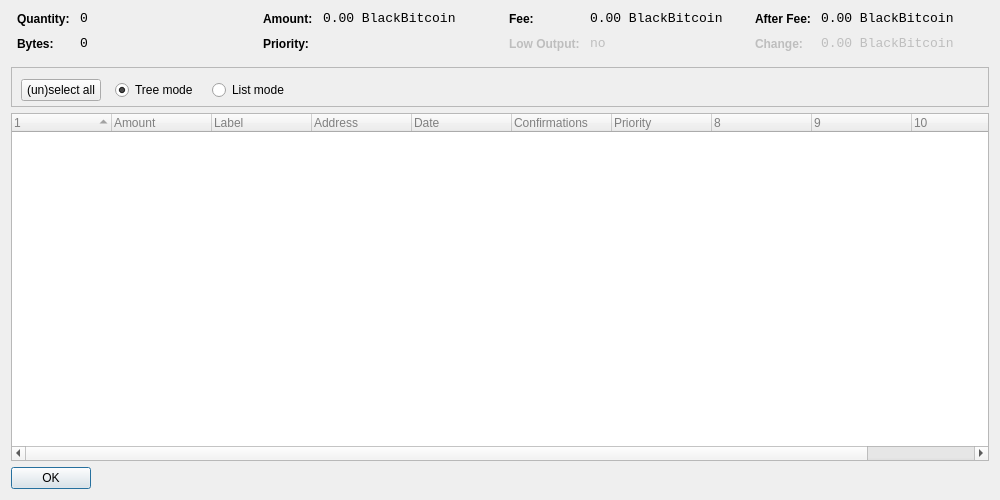
<?xml version="1.0" encoding="UTF-8"?>
<ui version="4.0">
 <class>CoinControlDialog</class>
 <widget class="QDialog" name="CoinControlDialog">
  <property name="geometry">
   <rect>
    <x>0</x>
    <y>0</y>
    <width>1000</width>
    <height>500</height>
   </rect>
  </property>
  <property name="windowTitle">
   <string>Coin Control</string>
  </property>
  <layout class="QVBoxLayout" name="verticalLayout">
   <item>
    <layout class="QHBoxLayout" name="horizontalLayoutTop" stretch="0,0,0,0">
     <property name="topMargin">
      <number>0</number>
     </property>
     <property name="bottomMargin">
      <number>10</number>
     </property>
     <item>
      <layout class="QFormLayout" name="formLayoutCoinControl1">
       <property name="horizontalSpacing">
        <number>10</number>
       </property>
       <property name="verticalSpacing">
        <number>10</number>
       </property>
       <property name="leftMargin">
        <number>6</number>
       </property>
       <property name="rightMargin">
        <number>6</number>
       </property>
       <item row="0" column="0">
        <widget class="QLabel" name="labelCoinControlQuantityText">
         <property name="styleSheet">
          <string notr="true">font-weight:bold;</string>
         </property>
         <property name="text">
          <string>Quantity:</string>
         </property>
        </widget>
       </item>
       <item row="0" column="1">
        <widget class="QLabel" name="labelCoinControlQuantity">
         <property name="font">
          <font>
           <family>Monospace</family>
           <pointsize>10</pointsize>
          </font>
         </property>
         <property name="cursor">
          <cursorShape>IBeamCursor</cursorShape>
         </property>
         <property name="contextMenuPolicy">
          <enum>Qt::ActionsContextMenu</enum>
         </property>
         <property name="text">
          <string notr="true">0</string>
         </property>
         <property name="textInteractionFlags">
          <set>Qt::LinksAccessibleByMouse|Qt::TextSelectableByKeyboard|Qt::TextSelectableByMouse</set>
         </property>
        </widget>
       </item>
       <item row="1" column="0">
        <widget class="QLabel" name="labelCoinControlBytesText">
         <property name="styleSheet">
          <string notr="true">font-weight:bold;</string>
         </property>
         <property name="text">
          <string>Bytes:</string>
         </property>
        </widget>
       </item>
       <item row="1" column="1">
        <widget class="QLabel" name="labelCoinControlBytes">
         <property name="font">
          <font>
           <family>Monospace</family>
           <pointsize>10</pointsize>
          </font>
         </property>
         <property name="cursor">
          <cursorShape>IBeamCursor</cursorShape>
         </property>
         <property name="contextMenuPolicy">
          <enum>Qt::ActionsContextMenu</enum>
         </property>
         <property name="text">
          <string notr="true">0</string>
         </property>
         <property name="textInteractionFlags">
          <set>Qt::LinksAccessibleByMouse|Qt::TextSelectableByKeyboard|Qt::TextSelectableByMouse</set>
         </property>
        </widget>
       </item>
      </layout>
     </item>
     <item>
      <layout class="QFormLayout" name="formLayoutCoinControl2">
       <property name="horizontalSpacing">
        <number>10</number>
       </property>
       <property name="verticalSpacing">
        <number>10</number>
       </property>
       <property name="leftMargin">
        <number>6</number>
       </property>
       <property name="rightMargin">
        <number>6</number>
       </property>
       <item row="0" column="0">
        <widget class="QLabel" name="labelCoinControlAmountText">
         <property name="styleSheet">
          <string notr="true">font-weight:bold;</string>
         </property>
         <property name="text">
          <string>Amount:</string>
         </property>
        </widget>
       </item>
       <item row="0" column="1">
        <widget class="QLabel" name="labelCoinControlAmount">
         <property name="font">
          <font>
           <family>Monospace</family>
           <pointsize>10</pointsize>
          </font>
         </property>
         <property name="cursor">
          <cursorShape>IBeamCursor</cursorShape>
         </property>
         <property name="contextMenuPolicy">
          <enum>Qt::ActionsContextMenu</enum>
         </property>
         <property name="text">
          <string notr="true">0.00 BlackBitcoin</string>
         </property>
         <property name="textInteractionFlags">
          <set>Qt::LinksAccessibleByMouse|Qt::TextSelectableByKeyboard|Qt::TextSelectableByMouse</set>
         </property>
        </widget>
       </item>
       <item row="1" column="0">
        <widget class="QLabel" name="labelCoinControlPriorityText">
         <property name="styleSheet">
          <string notr="true">font-weight:bold;</string>
         </property>
         <property name="text">
          <string>Priority:</string>
         </property>
        </widget>
       </item>
       <item row="1" column="1">
        <widget class="QLabel" name="labelCoinControlPriority">
         <property name="font">
          <font>
           <family>Monospace</family>
           <pointsize>10</pointsize>
          </font>
         </property>
         <property name="cursor">
          <cursorShape>IBeamCursor</cursorShape>
         </property>
         <property name="contextMenuPolicy">
          <enum>Qt::ActionsContextMenu</enum>
         </property>
         <property name="text">
          <string/>
         </property>
         <property name="textInteractionFlags">
          <set>Qt::LinksAccessibleByMouse|Qt::TextSelectableByKeyboard|Qt::TextSelectableByMouse</set>
         </property>
        </widget>
       </item>
      </layout>
     </item>
     <item>
      <layout class="QFormLayout" name="formLayoutCoinControl3">
       <property name="horizontalSpacing">
        <number>10</number>
       </property>
       <property name="verticalSpacing">
        <number>10</number>
       </property>
       <property name="leftMargin">
        <number>6</number>
       </property>
       <property name="rightMargin">
        <number>6</number>
       </property>
       <item row="0" column="0">
        <widget class="QLabel" name="labelCoinControlFeeText">
         <property name="styleSheet">
          <string notr="true">font-weight:bold;</string>
         </property>
         <property name="text">
          <string>Fee:</string>
         </property>
        </widget>
       </item>
       <item row="0" column="1">
        <widget class="QLabel" name="labelCoinControlFee">
         <property name="font">
          <font>
           <family>Monospace</family>
           <pointsize>10</pointsize>
          </font>
         </property>
         <property name="cursor">
          <cursorShape>IBeamCursor</cursorShape>
         </property>
         <property name="contextMenuPolicy">
          <enum>Qt::ActionsContextMenu</enum>
         </property>
         <property name="text">
          <string notr="true">0.00 BlackBitcoin</string>
         </property>
         <property name="textInteractionFlags">
          <set>Qt::LinksAccessibleByMouse|Qt::TextSelectableByKeyboard|Qt::TextSelectableByMouse</set>
         </property>
        </widget>
       </item>
       <item row="1" column="0">
        <widget class="QLabel" name="labelCoinControlLowOutputText">
         <property name="enabled">
          <bool>false</bool>
         </property>
         <property name="styleSheet">
          <string notr="true">font-weight:bold;</string>
         </property>
         <property name="text">
          <string>Low Output:</string>
         </property>
        </widget>
       </item>
       <item row="1" column="1">
        <widget class="QLabel" name="labelCoinControlLowOutput">
         <property name="enabled">
          <bool>false</bool>
         </property>
         <property name="font">
          <font>
           <family>Monospace</family>
           <pointsize>10</pointsize>
          </font>
         </property>
         <property name="cursor">
          <cursorShape>IBeamCursor</cursorShape>
         </property>
         <property name="contextMenuPolicy">
          <enum>Qt::ActionsContextMenu</enum>
         </property>
         <property name="text">
          <string notr="true">no</string>
         </property>
         <property name="textInteractionFlags">
          <set>Qt::LinksAccessibleByMouse|Qt::TextSelectableByKeyboard|Qt::TextSelectableByMouse</set>
         </property>
        </widget>
       </item>
      </layout>
     </item>
     <item>
      <layout class="QFormLayout" name="formLayoutCoinControl4">
       <property name="horizontalSpacing">
        <number>10</number>
       </property>
       <property name="verticalSpacing">
        <number>10</number>
       </property>
       <property name="leftMargin">
        <number>6</number>
       </property>
       <property name="rightMargin">
        <number>6</number>
       </property>
       <item row="0" column="0">
        <widget class="QLabel" name="labelCoinControlAfterFeeText">
         <property name="styleSheet">
          <string notr="true">font-weight:bold;</string>
         </property>
         <property name="text">
          <string>After Fee:</string>
         </property>
        </widget>
       </item>
       <item row="0" column="1">
        <widget class="QLabel" name="labelCoinControlAfterFee">
         <property name="font">
          <font>
           <family>Monospace</family>
           <pointsize>10</pointsize>
          </font>
         </property>
         <property name="cursor">
          <cursorShape>IBeamCursor</cursorShape>
         </property>
         <property name="contextMenuPolicy">
          <enum>Qt::ActionsContextMenu</enum>
         </property>
         <property name="text">
          <string notr="true">0.00 BlackBitcoin</string>
         </property>
         <property name="textInteractionFlags">
          <set>Qt::LinksAccessibleByMouse|Qt::TextSelectableByKeyboard|Qt::TextSelectableByMouse</set>
         </property>
        </widget>
       </item>
       <item row="1" column="0">
        <widget class="QLabel" name="labelCoinControlChangeText">
         <property name="enabled">
          <bool>false</bool>
         </property>
         <property name="styleSheet">
          <string notr="true">font-weight:bold;</string>
         </property>
         <property name="text">
          <string>Change:</string>
         </property>
        </widget>
       </item>
       <item row="1" column="1">
        <widget class="QLabel" name="labelCoinControlChange">
         <property name="enabled">
          <bool>false</bool>
         </property>
         <property name="font">
          <font>
           <family>Monospace</family>
           <pointsize>10</pointsize>
          </font>
         </property>
         <property name="cursor">
          <cursorShape>IBeamCursor</cursorShape>
         </property>
         <property name="contextMenuPolicy">
          <enum>Qt::ActionsContextMenu</enum>
         </property>
         <property name="text">
          <string notr="true">0.00 BlackBitcoin</string>
         </property>
         <property name="textInteractionFlags">
          <set>Qt::LinksAccessibleByMouse|Qt::TextSelectableByKeyboard|Qt::TextSelectableByMouse</set>
         </property>
        </widget>
       </item>
      </layout>
     </item>
    </layout>
   </item>
   <item>
    <widget class="QFrame" name="frame">
     <property name="minimumSize">
      <size>
       <width>182</width>
       <height>40</height>
      </size>
     </property>
     <property name="frameShape">
      <enum>QFrame::StyledPanel</enum>
     </property>
     <property name="frameShadow">
      <enum>QFrame::Sunken</enum>
     </property>
     <widget class="QWidget" name="horizontalLayoutWidget">
      <property name="geometry">
       <rect>
        <x>10</x>
        <y>0</y>
        <width>781</width>
        <height>47</height>
       </rect>
      </property>
      <layout class="QHBoxLayout" name="horizontalLayoutPanel" stretch="0,0,0,0">
       <property name="spacing">
        <number>14</number>
       </property>
       <item>
        <widget class="QPushButton" name="pushButtonSelectAll">
         <property name="sizePolicy">
          <sizepolicy hsizetype="Maximum" vsizetype="Fixed">
           <horstretch>0</horstretch>
           <verstretch>0</verstretch>
          </sizepolicy>
         </property>
         <property name="text">
          <string>(un)select all</string>
         </property>
        </widget>
       </item>
       <item>
        <widget class="QRadioButton" name="radioTreeMode">
         <property name="sizePolicy">
          <sizepolicy hsizetype="Maximum" vsizetype="Fixed">
           <horstretch>0</horstretch>
           <verstretch>0</verstretch>
          </sizepolicy>
         </property>
         <property name="text">
          <string>Tree mode</string>
         </property>
         <property name="checked">
          <bool>true</bool>
         </property>
        </widget>
       </item>
       <item>
        <widget class="QRadioButton" name="radioListMode">
         <property name="sizePolicy">
          <sizepolicy hsizetype="Maximum" vsizetype="Fixed">
           <horstretch>0</horstretch>
           <verstretch>0</verstretch>
          </sizepolicy>
         </property>
         <property name="text">
          <string>List mode</string>
         </property>
        </widget>
       </item>
       <item>
        <spacer name="horizontalSpacer">
         <property name="orientation">
          <enum>Qt::Horizontal</enum>
         </property>
         <property name="sizeHint" stdset="0">
          <size>
           <width>40</width>
           <height>20</height>
          </size>
         </property>
        </spacer>
       </item>
      </layout>
     </widget>
    </widget>
   </item>
   <item>
    <widget class="CoinControlTreeWidget" name="treeWidget">
     <property name="contextMenuPolicy">
      <enum>Qt::CustomContextMenu</enum>
     </property>
     <property name="styleSheet">
      <string notr="true">QFrame {
	color: grey;

}</string>
     </property>
     <property name="sortingEnabled">
      <bool>false</bool>
     </property>
     <property name="columnCount">
      <number>11</number>
     </property>
     <attribute name="headerShowSortIndicator" stdset="0">
      <bool>true</bool>
     </attribute>
     <attribute name="headerStretchLastSection">
      <bool>false</bool>
     </attribute>
     <column>
      <property name="text">
       <string/>
      </property>
     </column>
     <column>
      <property name="text">
       <string>Amount</string>
      </property>
     </column>
     <column>
      <property name="text">
       <string>Label</string>
      </property>
     </column>
     <column>
      <property name="text">
       <string>Address</string>
      </property>
     </column>
     <column>
      <property name="text">
       <string>Date</string>
      </property>
     </column>
     <column>
      <property name="text">
       <string>Confirmations</string>
      </property>
      <property name="toolTip">
       <string>Confirmed</string>
      </property>
     </column>
     <column>
      <property name="text">
       <string>Priority</string>
      </property>
     </column>
     <column>
      <property name="text">
       <string/>
      </property>
     </column>
     <column>
      <property name="text">
       <string/>
      </property>
     </column>
     <column>
      <property name="text">
       <string/>
      </property>
     </column>
     <column>
      <property name="text">
       <string/>
      </property>
     </column>
    </widget>
   </item>
   <item>
    <widget class="QDialogButtonBox" name="buttonBox">
     <property name="sizePolicy">
      <sizepolicy hsizetype="Maximum" vsizetype="Fixed">
       <horstretch>0</horstretch>
       <verstretch>0</verstretch>
      </sizepolicy>
     </property>
     <property name="orientation">
      <enum>Qt::Horizontal</enum>
     </property>
     <property name="standardButtons">
      <set>QDialogButtonBox::Ok</set>
     </property>
    </widget>
   </item>
  </layout>
 </widget>
 <customwidgets>
  <customwidget>
   <class>CoinControlTreeWidget</class>
   <extends>QTreeWidget</extends>
   <header>coincontroltreewidget.h</header>
  </customwidget>
 </customwidgets>
 <resources/>
 <connections/>
</ui>
